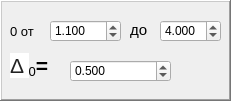
   <widget class="QFrame" name="frame_2">
    <property name="geometry">
     <rect>
      <x>10</x>
      <y>140</y>
      <width>231</width>
      <height>101</height>
     </rect>
    </property>
    <property name="frameShape">
     <enum>QFrame::WinPanel</enum>
    </property>
    <property name="frameShadow">
     <enum>QFrame::Raised</enum>
    </property>
    <widget class="QDoubleSpinBox" name="dblSpinBox_5">
     <property name="geometry">
      <rect>
       <x>50</x>
       <y>20</y>
       <width>71</width>
       <height>22</height>
      </rect>
     </property>
     <property name="wrapping">
      <bool>true</bool>
     </property>
     <property name="decimals">
      <number>3</number>
     </property>
     <property name="minimum">
      <double>1.100000000000000</double>
     </property>
     <property name="maximum">
      <double>5.000000000000000</double>
     </property>
     <property name="singleStep">
      <double>0.050000000000000</double>
     </property>
     <property name="value">
      <double>1.100000000000000</double>
     </property>
    </widget>
    <widget class="QLabel" name="lbl_4">
     <property name="geometry">
      <rect>
       <x>10</x>
       <y>10</y>
       <width>51</width>
       <height>31</height>
      </rect>
     </property>
     <property name="text">
      <string>&lt;html&gt;&lt;head/&gt;&lt;body&gt;&lt;p&gt;&lt;img src=&quot;file:///C:\Users\arist\AppData\Local\Temp\msohtmlclip1\01\clip_image002.png&quot; width=&quot;11&quot; height=&quot;26&quot;/&gt;&lt;span style=&quot; font-size:16pt; vertical-align:sub;&quot;&gt;0 от &lt;/span&gt;&lt;/p&gt;&lt;/body&gt;&lt;/html&gt;</string>
     </property>
    </widget>
    <widget class="QLabel" name="lbl_8">
     <property name="geometry">
      <rect>
       <x>130</x>
       <y>20</y>
       <width>21</width>
       <height>21</height>
      </rect>
     </property>
     <property name="text">
      <string>&lt;html&gt;&lt;head/&gt;&lt;body&gt;&lt;p&gt;&lt;span style=&quot; font-size:11pt;&quot;&gt;до&lt;/span&gt;&lt;/p&gt;&lt;/body&gt;&lt;/html&gt;</string>
     </property>
    </widget>
    <widget class="QDoubleSpinBox" name="dblSpinBox_6">
     <property name="geometry">
      <rect>
       <x>160</x>
       <y>20</y>
       <width>61</width>
       <height>22</height>
      </rect>
     </property>
     <property name="wrapping">
      <bool>true</bool>
     </property>
     <property name="decimals">
      <number>3</number>
     </property>
     <property name="minimum">
      <double>1.100000000000000</double>
     </property>
     <property name="maximum">
      <double>5.000000000000000</double>
     </property>
     <property name="singleStep">
      <double>0.050000000000000</double>
     </property>
     <property name="value">
      <double>4.000000000000000</double>
     </property>
    </widget>
    <widget class="QLabel" name="lbl_3">
     <property name="geometry">
      <rect>
       <x>10</x>
       <y>50</y>
       <width>61</width>
       <height>31</height>
      </rect>
     </property>
     <property name="text">
      <string>&lt;html&gt;&lt;head/&gt;&lt;body&gt;&lt;p&gt;&lt;span style=&quot; font-family:'arial,sans-serif'; font-size:16pt; color:#222222; background-color:#ffffff;&quot;&gt;Δ &lt;/span&gt;&lt;img src=&quot;file:///C:\Users\arist\AppData\Local\Temp\msohtmlclip1\01\clip_image002.png&quot; width=&quot;11&quot; height=&quot;26&quot;/&gt;&lt;span style=&quot; font-size:16pt; vertical-align:sub;&quot;&gt;0&lt;/span&gt;&lt;span style=&quot; font-size:16pt;&quot;/&gt;&lt;span style=&quot; font-family:'Times New Roman,serif'; font-size:16pt; font-weight:600;&quot;&gt;=&lt;/span&gt;&lt;/p&gt;&lt;/body&gt;&lt;/html&gt;</string>
     </property>
    </widget>
    <widget class="QDoubleSpinBox" name="dblSpinBox_2">
     <property name="geometry">
      <rect>
       <x>70</x>
       <y>60</y>
       <width>101</width>
       <height>22</height>
      </rect>
     </property>
     <property name="wrapping">
      <bool>true</bool>
     </property>
     <property name="decimals">
      <number>3</number>
     </property>
     <property name="minimum">
      <double>0.000000000000000</double>
     </property>
     <property name="maximum">
      <double>5.000000000000000</double>
     </property>
     <property name="singleStep">
      <double>0.050000000000000</double>
     </property>
     <property name="value">
      <double>0.500000000000000</double>
     </property>
    </widget>
   </widget>
